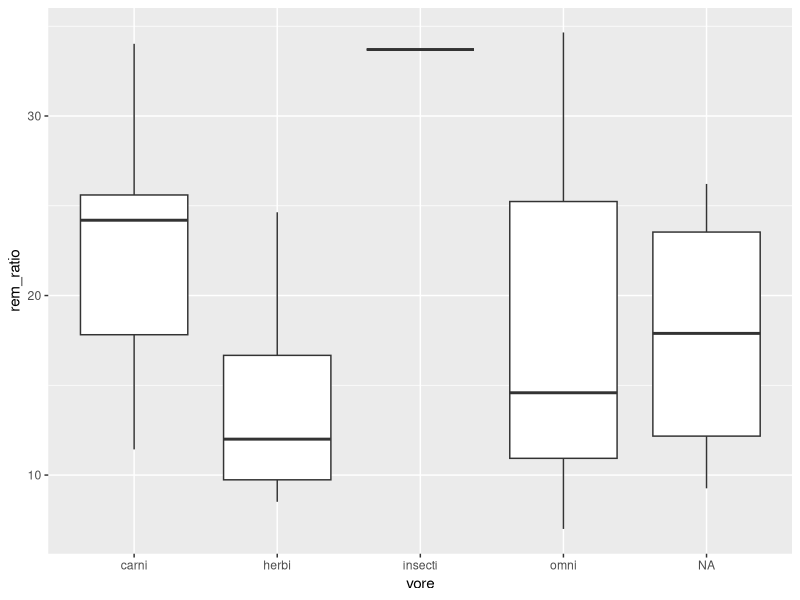
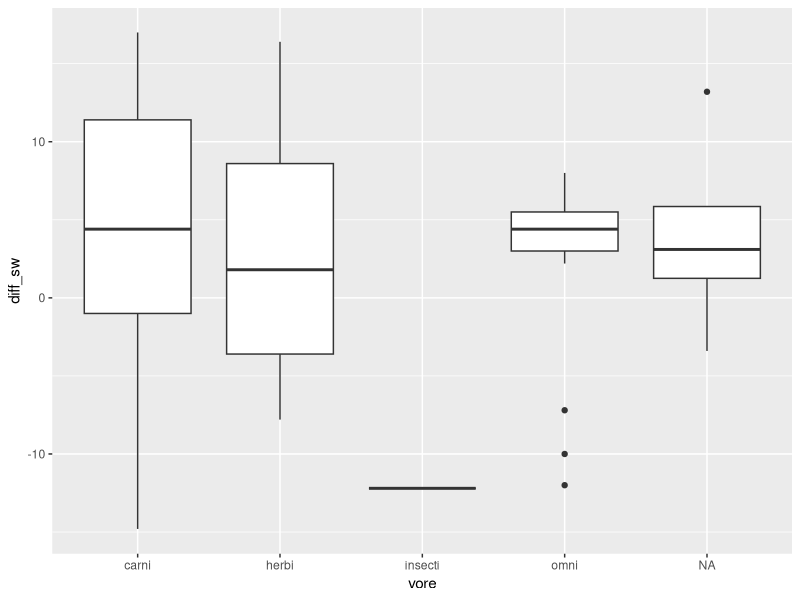
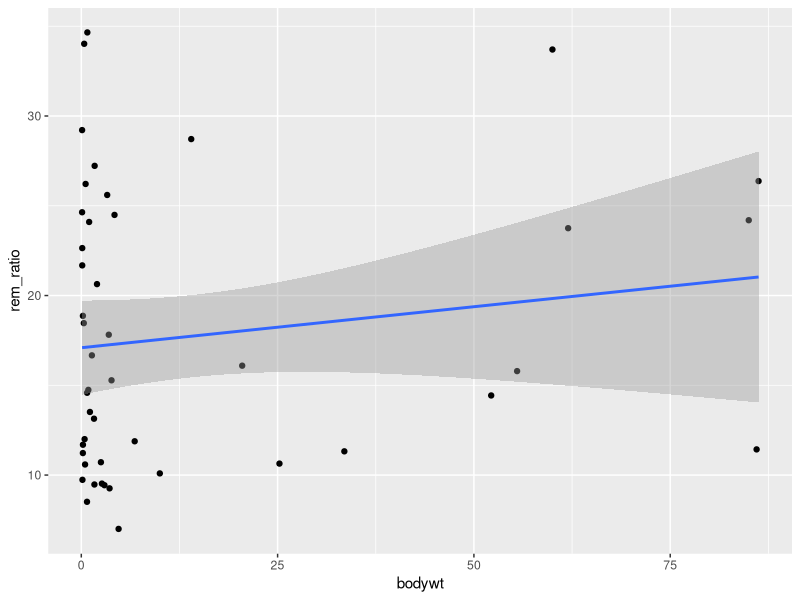
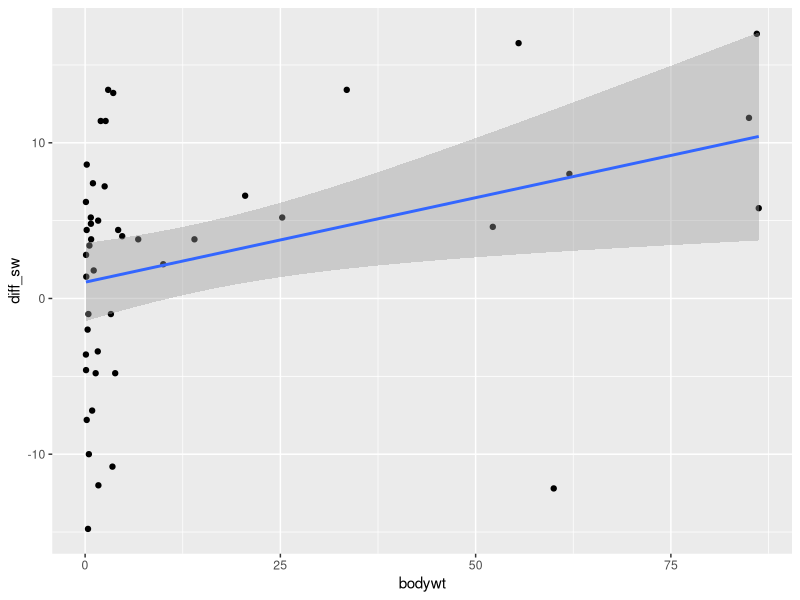

Generate these figures, in order, with R:
# Lab 3 (Assignment 1)
# Note: please install these required packages first (dplyr, ggplot2)

# Load the required packages
library(dplyr)
library(ggplot2)

# View descriptive summary
summary(msleep)

# 1. Create dataframe 'sleep1', include all variables except name, genus, conservation,
# for mammals with body weight falling into interval [0.1, 100]
sleep1 <- msleep %>%
    select(-name, -genus, -conservation) %>%
    filter(0.1 <= bodywt & bodywt <= 100)

# 2. Add two new variables in dataframe 'sleep1', 
# 'rem_ratio': percentage of rem sleep to total sleep
# 'diff_sw': difference between time spent awake and total sleep time
sleep1 <- sleep1 %>%
    mutate(rem_ratio = (sleep_rem / sleep_total) * 100, diff_sw = awake - sleep_total)

# 3. Find the summary statistics for dataframe 'sleep1':
# • number of mammals
# • average of (rem_ratio, diff_sw, body weight over different vore groups)
# • briefly comment the comparison between vore groups
summary_stats1 <- sleep1 %>%
    summarise(num_mammals = n(), avg_remratio = mean(rem_ratio, na.rm = T),
    avg_diffsw = mean(diff_sw, na.rm = T))
sleep1_vore <- sleep1 %>% group_by(vore)
summary_stats2 <- sleep1_vore %>%
    summarise(ave_bodywt = mean(bodywt, na.rm = T))
summary_stats1
summary_stats2
# Comment:
# On average, insectivore and carnivore has the highest body weight, followed by
# omnivore that has moderate body weight, herbivore with lighter body weight, and
# the unclassified (NA) group has the least average body weight.

# 4. Use an appropriate plot to represent the distribution of:
# rem_ratio over different vore groups, repeat for diff_sw
# • briefly comment how different each variable distributes for different vore groups
sleep1_vore <- sleep1_vore %>% filter(!is.na(rem_ratio), !is.na(diff_sw))
ggplot(sleep1_vore, aes(x = vore, y = rem_ratio)) + geom_boxplot()
ggplot(sleep1_vore, aes(x = vore, y = diff_sw)) + geom_boxplot()
# Comment:
# The rem_ratio is quite distributed apart across different vore groups,
# herbivore generally has lower rem ratio, carnivore has generally higher rem ratio,
# insectivore has a packed and a very high rem ratio amongst the other vore type,
# omnivore has a moderate rem ratio and has the most widely distributed ratio
# Meanwhile, the difference between time awake and sleep time (diff_sw) is more closely
# distributed between the various vore groups. Almost all carnivore has a positive diff_sw,
# which means that they are more likely to be awake then asleep, while herbivore has a more
# spreadout distribution both negative & positive difference, insectivore generally sleeps more
# than they are awake, most omnivores sleep less than awake there are a very few outliers

# 5. Use two appropriate plots to visualize relationship between:
# rem ratio and body weight, diff_sw and body weight
# • briefly comment the relationship from each plot
sleep1noNA <- sleep1 %>% filter(!is.na(rem_ratio), !is.na(diff_sw), !is.na(bodywt))
ggplot(sleep1noNA, aes(x = bodywt, y = rem_ratio)) + geom_point() + geom_smooth(method = 'lm')
# ggplot(sleep1noNA, aes(x = bodywt, y = rem_ratio)) + geom_point() + geom_smooth()
ggplot(sleep1noNA, aes(x = bodywt, y = diff_sw)) + geom_point() + geom_smooth(method = 'lm')
# ggplot(sleep1noNA, aes(x = bodywt, y = diff_sw)) + geom_point() + geom_smooth()
# Comment:
# The relationship of the first plot is preety vague and random, though generally there is a slight
# increase of rem_ratio when body weight increases (when using a linear line), but when we do not use
# a linear line it seems that there is no specific or strong correlation between body weight and
# the rem ratio.
# The second plot has a slight positive correlation between the increase of body weight and the
# difference between awake and sleep hours. Most mammals represented from the data with small weight
# has a preety random and spreadout sleep time difference, while heavier animals tend to have a positive
# diff_sw value, though with an outlier present.
